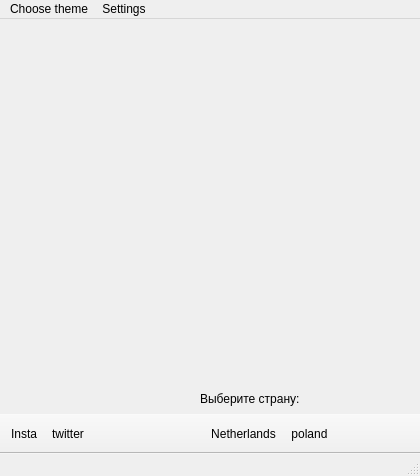
<?xml version="1.0" encoding="UTF-8"?>
<ui version="4.0">
 <class>MainWindow</class>
 <widget class="QMainWindow" name="MainWindow">
  <property name="geometry">
   <rect>
    <x>0</x>
    <y>0</y>
    <width>420</width>
    <height>476</height>
   </rect>
  </property>
  <property name="minimumSize">
   <size>
    <width>420</width>
    <height>476</height>
   </size>
  </property>
  <property name="maximumSize">
   <size>
    <width>420</width>
    <height>476</height>
   </size>
  </property>
  <property name="sizeIncrement">
   <size>
    <width>0</width>
    <height>0</height>
   </size>
  </property>
  <property name="windowTitle">
   <string>Foxtail VPN</string>
  </property>
  <widget class="QWidget" name="centralwidget">
   <widget class="QPushButton" name="btnTurnVpn">
    <property name="enabled">
     <bool>true</bool>
    </property>
    <property name="geometry">
     <rect>
      <x>150</x>
      <y>250</y>
      <width>121</width>
      <height>111</height>
     </rect>
    </property>
    <property name="cursor">
     <cursorShape>PointingHandCursor</cursorShape>
    </property>
    <property name="styleSheet">
     <string notr="true">QPushButton {
border-image:url(:/img/arrows-button-off_98344.png);
width: 50px;
height: 50px;
}
QPushButton:checked{
width: 50px;
height: 50px;
border-image:url(:/img/arrows-button-on_97730.png);
}</string>
    </property>
    <property name="text">
     <string/>
    </property>
    <property name="iconSize">
     <size>
      <width>200</width>
      <height>100</height>
     </size>
    </property>
    <property name="checkable">
     <bool>true</bool>
    </property>
    <property name="flat">
     <bool>true</bool>
    </property>
   </widget>
   <widget class="QLabel" name="lightModeLable">
    <property name="geometry">
     <rect>
      <x>461</x>
      <y>401</y>
      <width>461</width>
      <height>401</height>
     </rect>
    </property>
    <property name="minimumSize">
     <size>
      <width>461</width>
      <height>401</height>
     </size>
    </property>
    <property name="maximumSize">
     <size>
      <width>461</width>
      <height>401</height>
     </size>
    </property>
    <property name="text">
     <string/>
    </property>
    <property name="pixmap">
     <pixmap resource="resource.qrc">:/img/LightTheme.jpg</pixmap>
    </property>
   </widget>
   <widget class="QLabel" name="lbFoxTail">
    <property name="geometry">
     <rect>
      <x>150</x>
      <y>110</y>
      <width>121</width>
      <height>121</height>
     </rect>
    </property>
    <property name="text">
     <string/>
    </property>
    <property name="pixmap">
     <pixmap resource="resource.qrc">:/img/FoxTailVPNLogo.png</pixmap>
    </property>
    <property name="scaledContents">
     <bool>true</bool>
    </property>
   </widget>
   <widget class="QLabel" name="lbCountryMessage">
    <property name="enabled">
     <bool>true</bool>
    </property>
    <property name="geometry">
     <rect>
      <x>200</x>
      <y>370</y>
      <width>131</width>
      <height>20</height>
     </rect>
    </property>
    <property name="text">
     <string>Выберите страну:</string>
    </property>
   </widget>
   <zorder>lbFoxTail</zorder>
   <zorder>lightModeLable</zorder>
   <zorder>btnTurnVpn</zorder>
   <zorder>lbCountryMessage</zorder>
  </widget>
  <widget class="QMenuBar" name="menubar">
   <property name="geometry">
    <rect>
     <x>0</x>
     <y>0</y>
     <width>420</width>
     <height>22</height>
    </rect>
   </property>
   <widget class="QMenu" name="menuChoose_theme">
    <property name="title">
     <string>Choose theme</string>
    </property>
    <addaction name="DarkMode"/>
    <addaction name="LightMode"/>
   </widget>
   <widget class="QMenu" name="menuSettings">
    <property name="title">
     <string>Settings</string>
    </property>
    <addaction name="showStatistics"/>
    <addaction name="showConfiguration"/>
    <addaction name="showAuthorization"/>
   </widget>
   <addaction name="menuChoose_theme"/>
   <addaction name="menuSettings"/>
  </widget>
  <widget class="QStatusBar" name="statusbar"/>
  <widget class="QToolBar" name="tbSites">
   <property name="minimumSize">
    <size>
     <width>200</width>
     <height>40</height>
    </size>
   </property>
   <property name="maximumSize">
    <size>
     <width>200</width>
     <height>40</height>
    </size>
   </property>
   <property name="windowTitle">
    <string>toolBar</string>
   </property>
   <property name="movable">
    <bool>false</bool>
   </property>
   <attribute name="toolBarArea">
    <enum>BottomToolBarArea</enum>
   </attribute>
   <attribute name="toolBarBreak">
    <bool>false</bool>
   </attribute>
   <addaction name="connectInstagramm"/>
   <addaction name="connectTwitter"/>
  </widget>
  <widget class="QToolBar" name="tbCountries">
   <property name="minimumSize">
    <size>
     <width>220</width>
     <height>40</height>
    </size>
   </property>
   <property name="maximumSize">
    <size>
     <width>220</width>
     <height>40</height>
    </size>
   </property>
   <property name="windowTitle">
    <string>toolBar_2</string>
   </property>
   <property name="movable">
    <bool>false</bool>
   </property>
   <attribute name="toolBarArea">
    <enum>BottomToolBarArea</enum>
   </attribute>
   <attribute name="toolBarBreak">
    <bool>false</bool>
   </attribute>
   <addaction name="connectNetherlands"/>
   <addaction name="connectPoland"/>
  </widget>
  <action name="DarkMode">
   <property name="text">
    <string>Dark mode</string>
   </property>
  </action>
  <action name="LightMode">
   <property name="text">
    <string>Light mode</string>
   </property>
  </action>
  <action name="showStatistics">
   <property name="text">
    <string>Statistics</string>
   </property>
  </action>
  <action name="showConfiguration">
   <property name="text">
    <string>Configuration</string>
   </property>
  </action>
  <action name="showAuthorization">
   <property name="text">
    <string>Authorization</string>
   </property>
  </action>
  <action name="connectInstagramm">
   <property name="icon">
    <iconset resource="resource.qrc">
     <normaloff>:/img/1491579602-yumminkysocialmedia36_83067.png</normaloff>:/img/1491579602-yumminkysocialmedia36_83067.png</iconset>
   </property>
   <property name="text">
    <string>Insta</string>
   </property>
  </action>
  <action name="connectTwitter">
   <property name="icon">
    <iconset resource="resource.qrc">
     <normaloff>:/img/Twitter_icon-icons.com_66803.png</normaloff>:/img/Twitter_icon-icons.com_66803.png</iconset>
   </property>
   <property name="text">
    <string>twitter</string>
   </property>
  </action>
  <action name="connectPoland">
   <property name="icon">
    <iconset resource="resource.qrc">
     <normaloff>:/img/flagofpoland_6425.png</normaloff>:/img/flagofpoland_6425.png</iconset>
   </property>
   <property name="text">
    <string>poland</string>
   </property>
  </action>
  <action name="connectChina">
   <property name="icon">
    <iconset resource="resource.qrc">
     <normaloff>:/img/FlagChineseFlag_banderadechina_6561.png</normaloff>:/img/FlagChineseFlag_banderadechina_6561.png</iconset>
   </property>
   <property name="text">
    <string>china</string>
   </property>
  </action>
  <action name="connectSweden">
   <property name="icon">
    <iconset resource="resource.qrc">
     <normaloff>:/img/swedenflag_6382.png</normaloff>:/img/swedenflag_6382.png</iconset>
   </property>
   <property name="text">
    <string>swedish</string>
   </property>
  </action>
  <action name="connectNetherlands">
   <property name="icon">
    <iconset resource="resource.qrc">
     <normaloff>:/img/Dutchflag_6447.png</normaloff>:/img/Dutchflag_6447.png</iconset>
   </property>
   <property name="text">
    <string>Netherlands</string>
   </property>
  </action>
 </widget>
 <resources>
  <include location="resource.qrc"/>
 </resources>
 <connections/>
</ui>
